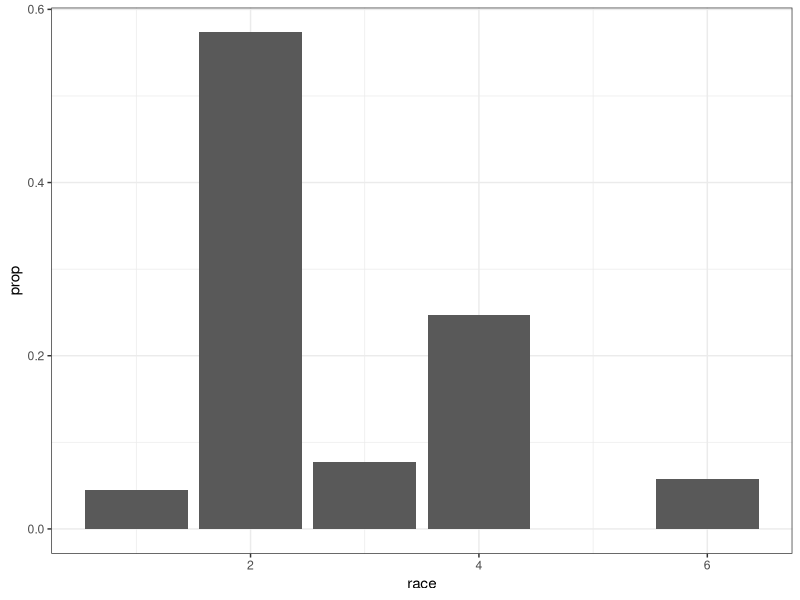
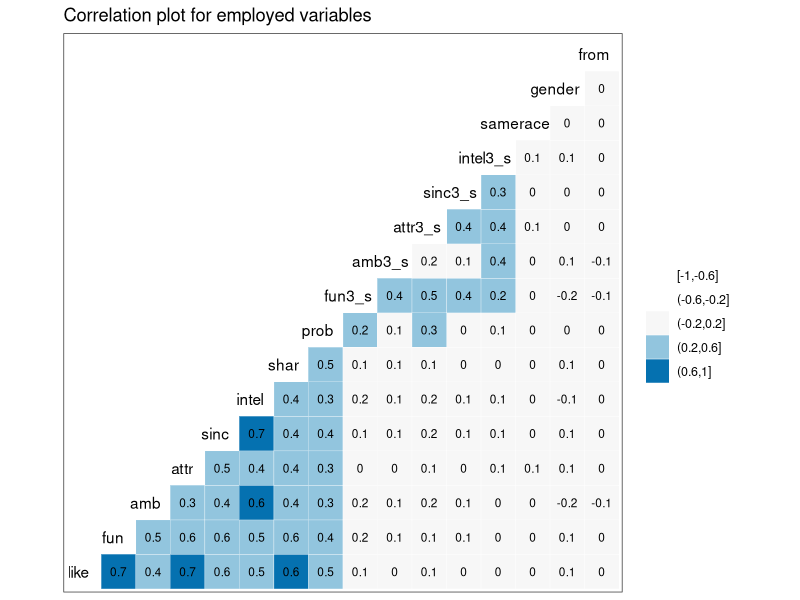
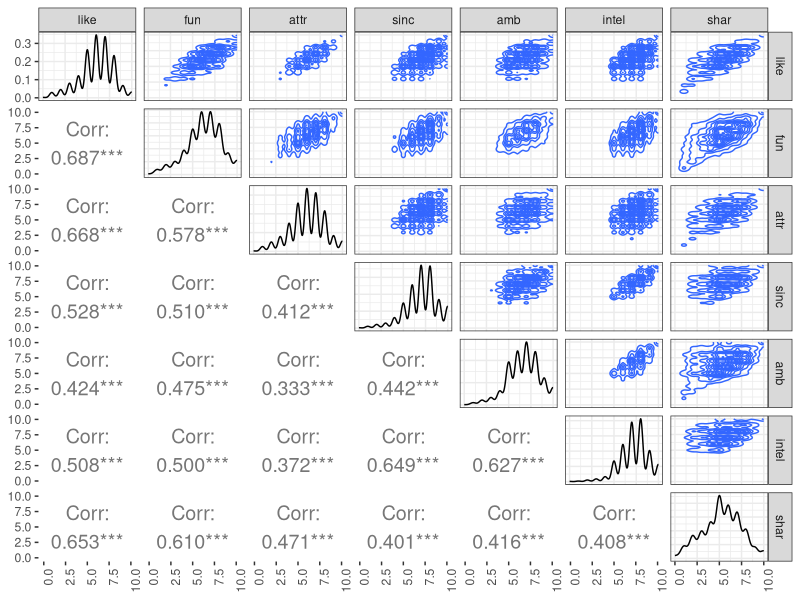
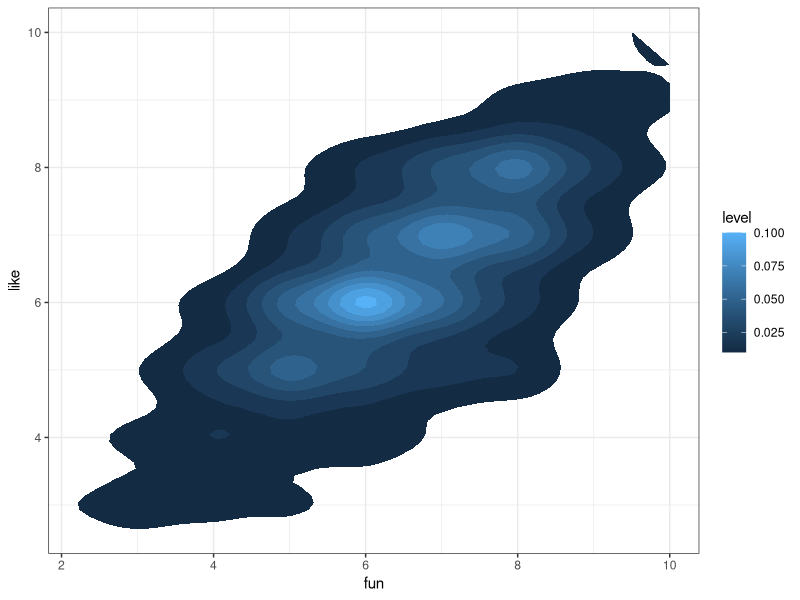
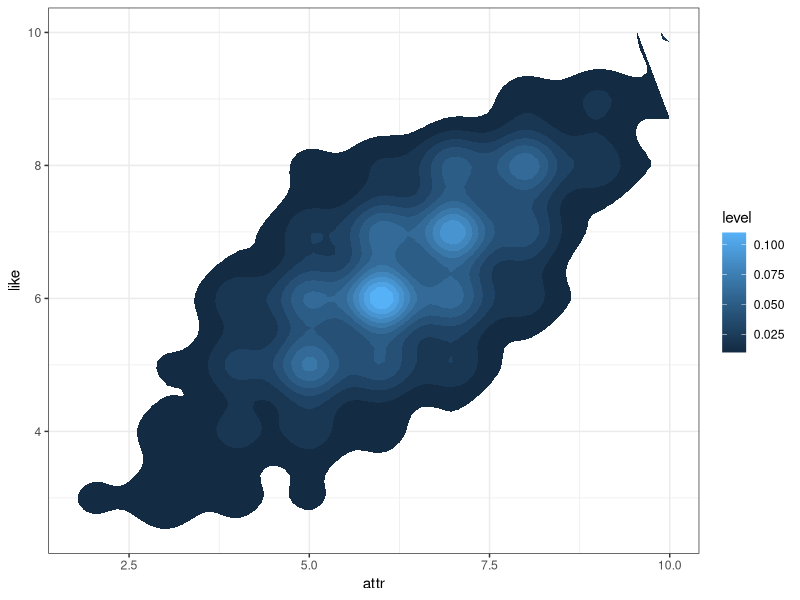
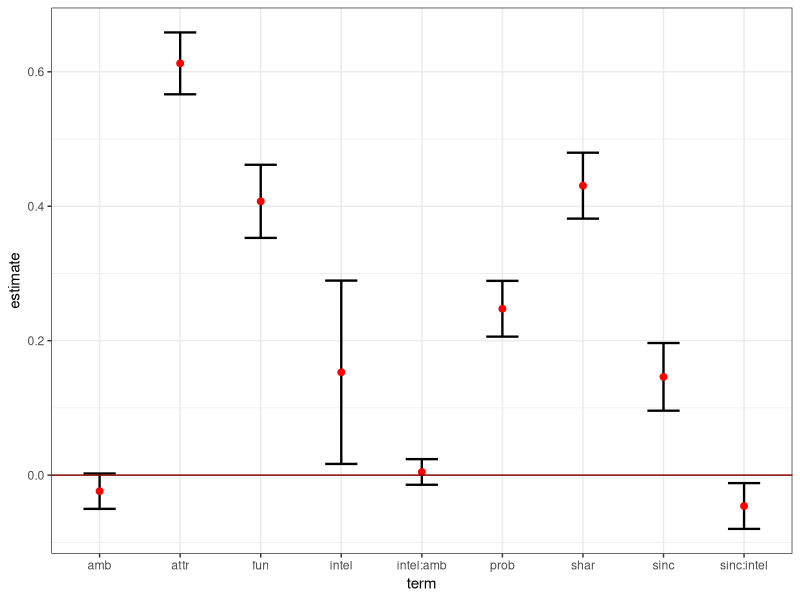
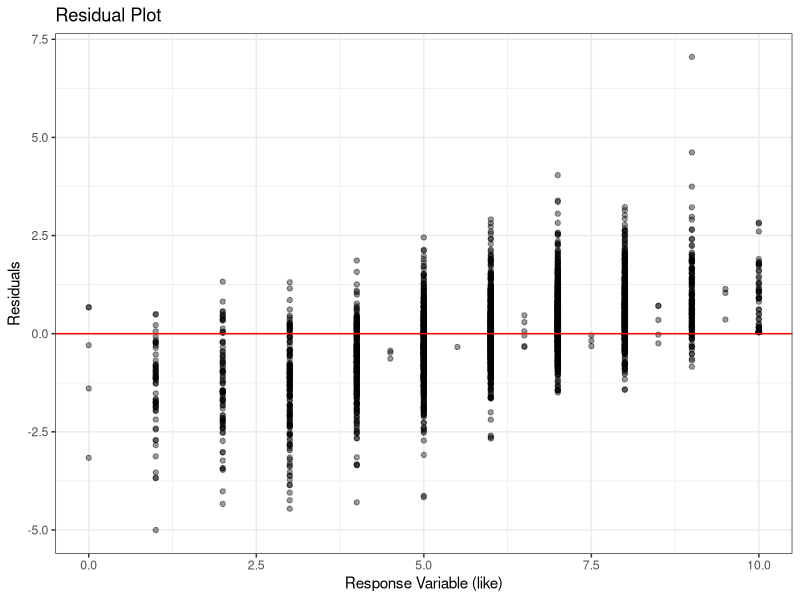
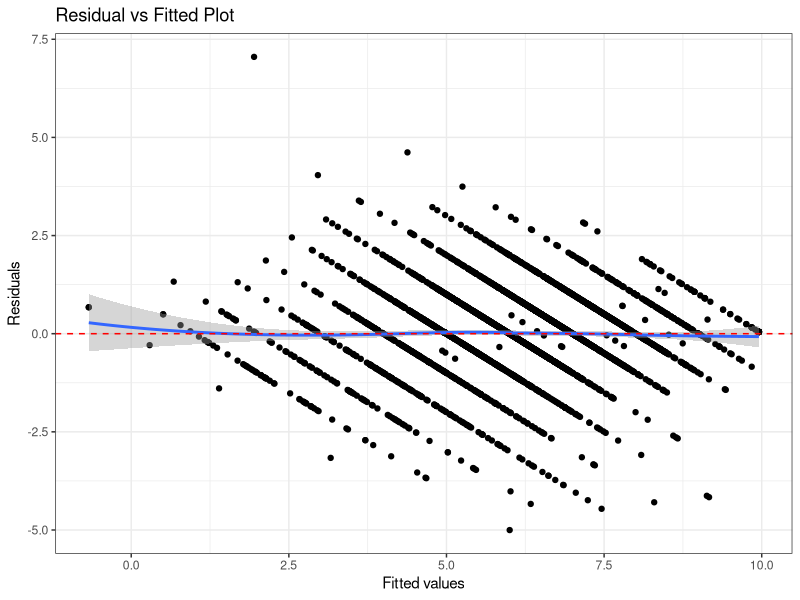

Here is the R script that generated these plots, in order:
## ---- chunk 1
library(tidyverse)
library(modelr)
library(GGally)
library(caret)
library(broom)
library(here)

theme_set(theme_bw())
## ---- chunk 2
data <- read_csv(here("data/speed-dating.csv"),
                 progress = FALSE,
                 col_types =cols(.default = col_integer(),
                                 int_corr = col_double(),
                                 field = col_character(),
                                 from = col_character(),
                                 career = col_character(),
                                 attr = col_double(),
                                 samerace = col_character(),
                                 sinc = col_double(),
                                 intel = col_double(),
                                 fun = col_double(),
                                 amb = col_double(),
                                 shar = col_double(),
                                 like = col_double(),
                                 prob = col_double(),
                                 match_es = col_double(),
                                 attr3_s = col_double(),
                                 sinc3_s = col_double(),
                                 intel3_s = col_double(),
                                 fun3_s = col_double(),
                                 amb3_s = col_double())) %>%
  mutate(from = as.numeric(factor(from)),
         gender = as.numeric(factor(gender)),
         samerace = as.numeric(factor(samerace)))

data %>%
  glimpse()
## ---- chunk 3
data %>%
  na.omit(race) %>%
  ggplot(aes(race, ..prop..)) +
  geom_bar()
## ---- chunk 4
require(GGally)

data %>% 
  select(like,fun,amb,attr,
         sinc,intel,shar,prob,
         fun3_s,amb3_s,attr3_s,
         sinc3_s,intel3_s,samerace,
         gender,from) %>% 
  na.omit() %>%
  ggcorr(palette = "RdBu", label = TRUE,
       hjust = 0.75, label_size = 3, nbreaks = 5) +
  ggtitle("Correlation plot for employed variables")
## ---- chunk 5
data %>% 
  select(like,fun,attr,sinc,
         amb,intel,shar) %>% 
  na.omit() %>%
  ggpairs(upper = list(continuous = "density"), 
        lower = list(continuous = wrap("cor", size=5)),
        axisLabels = 'show',progress = F) +
  theme(axis.text.x = element_text(angle = 90, hjust = 1))
## ---- chunk 6
data %>%
  na.omit(fun, like) %>%
  ggplot(aes(fun, like)) +
  stat_density2d(aes(fill = ..level..),
                 geom = "polygon")
## ---- chunk 7
data %>%
  na.omit(attr, like) %>%
  ggplot(aes(attr, like)) +
  stat_density2d(aes(fill = ..level..),
                 geom = "polygon")
## ---- chunk 8
data %>%  # Keep only candidate and response variables
  select(fun, prob, order, amb,
         attr, sinc, prob, shar, 
         intel, like, gender, samerace) %>%
  na.omit() -> data  # remove NAs

data %>% ## Put numeric predictor variables on same scale 
   mutate_at(.vars = vars(fun, prob, order,attr,
                          sinc, prob, shar,intel),
             .funs = funs(as.numeric(scale(.)))) -> data_scaled

data_scaled %>%
  glimpse()
## ---- chunk 9
set.seed(101) # We set the set for reason of reproducibility

## Adding surrogate key to dataframe
data_scaled$id <- 1:nrow(data_scaled)

data_scaled %>% 
  dplyr::sample_frac(.8) -> training

training %>% 
  glimpse()
## ---- chunk 10
dplyr::anti_join(data_scaled, 
                 training, 
                 by = 'id') -> testing
testing %>% 
  glimpse()
## ---- chunk 11
mod <- lm(like ~ fun + attr + shar + sinc + prob + intel + amb + sinc * intel + amb * intel, 
          data = training)

glance(mod) 
## ---- chunk 12
tidy(mod, 
     conf.int = TRUE, 
     conf.level = 0.95)
## ---- chunk 13
tidy(mod, 
     conf.int = TRUE, 
     conf.level = 0.95)  %>%
  filter(term != "(Intercept)") %>%
  ggplot(aes(term, estimate, ymin = conf.low, ymax = conf.high)) +
  geom_errorbar(size = 0.8, width= 0.4) +
  geom_point(color = "red", size = 2) +
  geom_hline(yintercept = 0, colour = "darkred")
## ---- chunk 14
mod.res <- resid(mod)
std.resid <- rstandard(mod)
like <- training$like

resid_data <- data.frame(mod.res,std.resid,like,
                       stringsAsFactors=FALSE)
resid_data %>% 
  sample_n(10)
## ---- chunk 15
resid_data %>%
  ggplot(aes(like, mod.res)) +
  geom_point(alpha = 0.4) +
  geom_hline(yintercept = 0,
             color = "red") +
  labs(x = "Response Variable (like)", y = "Residuals") +
  ggtitle("Residual Plot")
## ---- chunk 16
mod %>%
  ggplot(aes(.fitted, .resid)) + 
  geom_point() +
  stat_smooth(method="loess") + 
  geom_hline(yintercept=0, col="red", linetype="dashed") + 
  xlab("Fitted values") + ylab("Residuals") + 
  ggtitle("Residual vs Fitted Plot")
## ---- chunk 17
y <- quantile(resid_data$std.resid[!is.na(resid_data$std.resid)], c(0.25, 0.75))
x <- qnorm(c(0.25, 0.75))
slope <- diff(y)/diff(x)
int <- y[1L] - slope * x[1L]

resid_data %>%
  ggplot(aes(sample=std.resid)) +
  stat_qq(shape=1, size=3) +      # open circles
  labs(title="Normal Q-Q",        # plot title
  x="Theoretical Quantiles",      # x-axis label
  y="Standardized Residuals") +   # y-axis label
  geom_abline(slope = slope,
              color = "red",
              size = 0.8,
              intercept = int,
              linetype="dashed")  # dashed reference line
## ---- chunk 18
mod %>%
  ggplot(aes(.fitted, 
             sqrt(abs(.stdresid)))) + 
  geom_point(na.rm=TRUE) + 
  stat_smooth(method="loess",
              na.rm = TRUE) +
  labs(title = "Scale-Location",
       x= "Fitted Value",
       y = expression(sqrt("|Standardized residuals|")))
## ---- chunk 19
mod %>%
  ggplot(aes(.hat, .stdresid)) + 
  geom_point(aes(size=.cooksd), na.rm=TRUE) +
  stat_smooth(method="loess", na.rm=TRUE) +
  xlab("Leverage")+ylab("Standardized Residuals") + 
  ggtitle("Residual vs Leverage Plot") + 
  scale_size_continuous("Cook's Distance", range=c(1,5)) +    
  theme(legend.position="bottom")
## ---- chunk 20
mod %>%
  ggplot(aes(.hat, .cooksd)) + 
  geom_point(na.rm=TRUE) + 
  stat_smooth(method="loess", na.rm=TRUE) + 
  xlab("Leverage hii")+ylab("Cook's Distance") + 
  ggtitle("Cook's dist vs Leverage hii/(1-hii)") + 
  geom_abline(slope=seq(0,3,0.5), color="gray", linetype="dashed")
## ---- chunk 21
predictions <- mod %>% predict(testing)

data.frame( R2 = caret::R2(predictions, testing$like),
            RMSE = caret::RMSE(predictions, testing$like),
            MAE = caret::MAE(predictions, testing$like),
            ERR = caret::RMSE(predictions, testing$like)/
              mean(testing$like))
